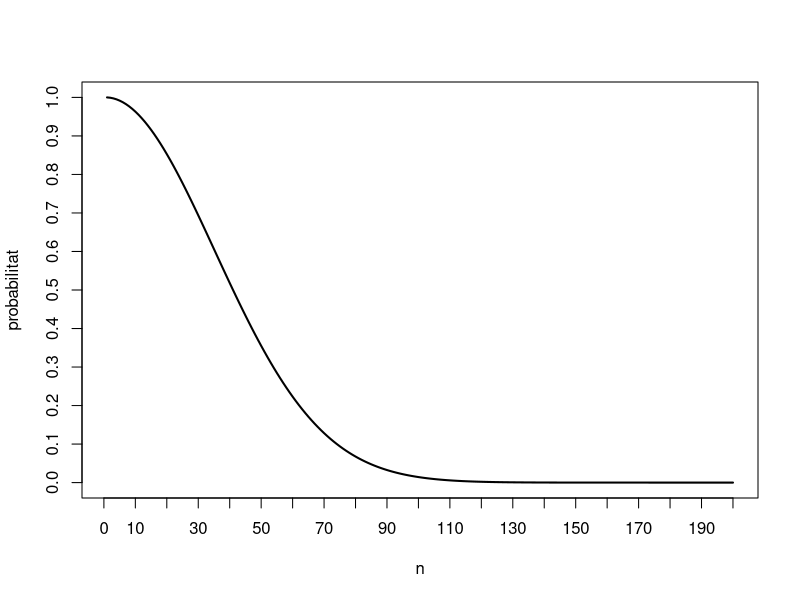
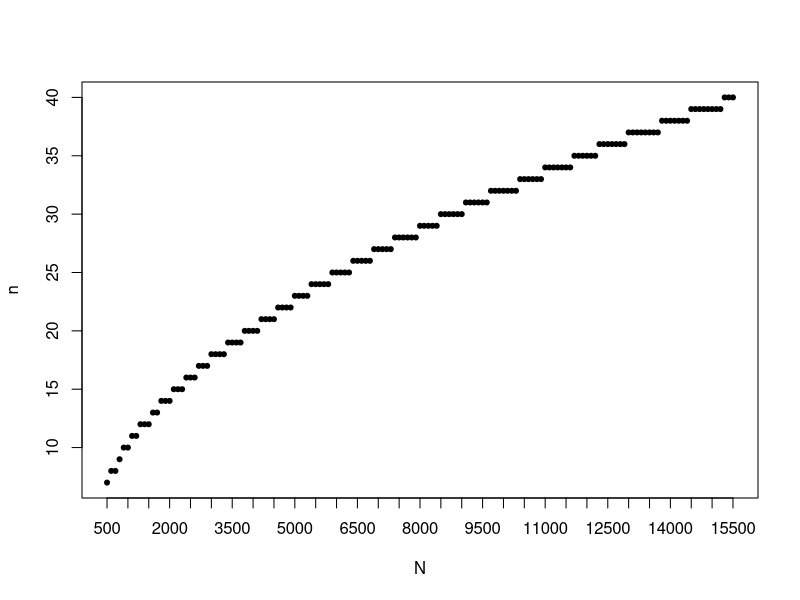
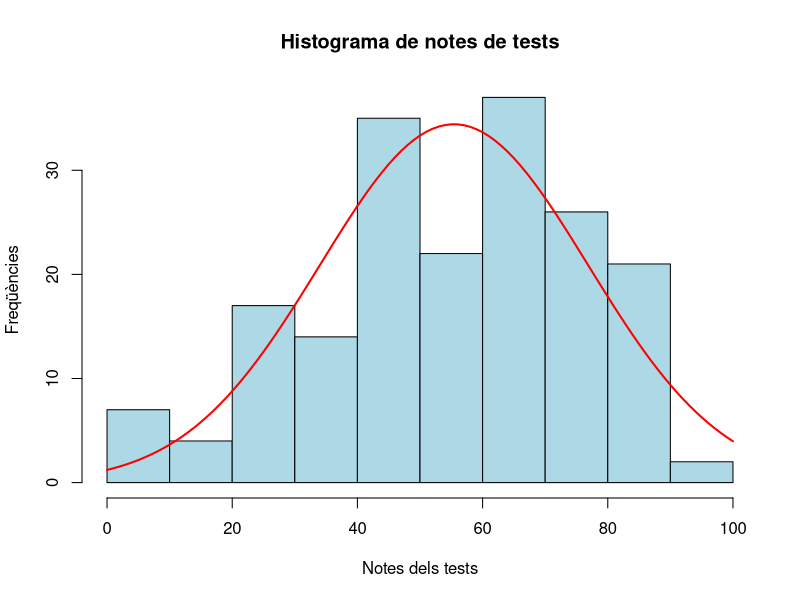
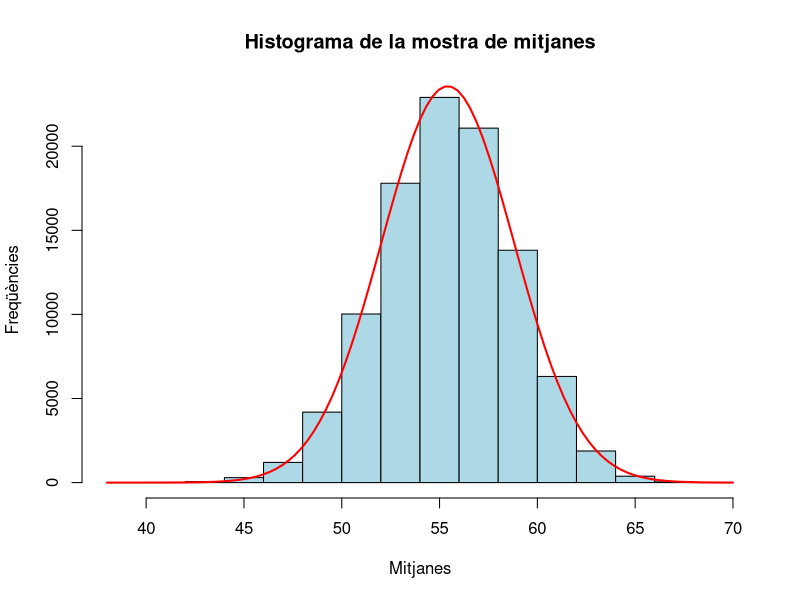
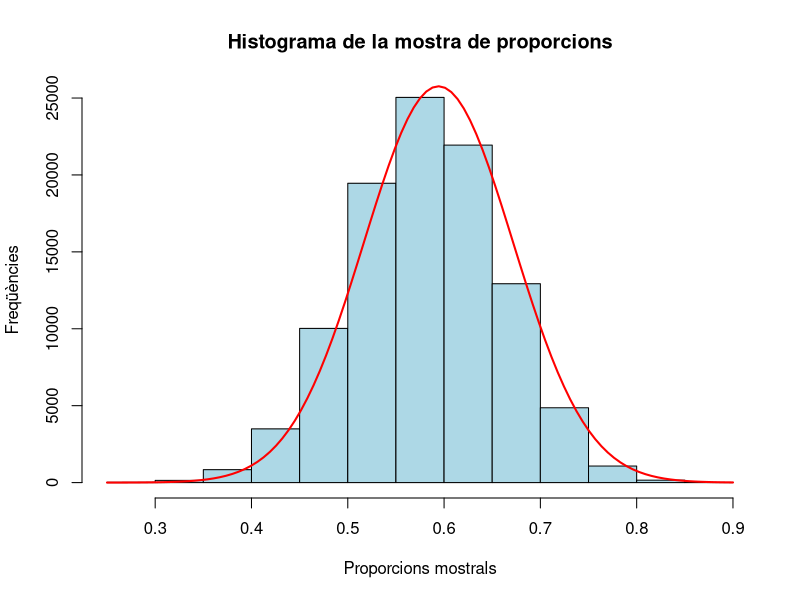
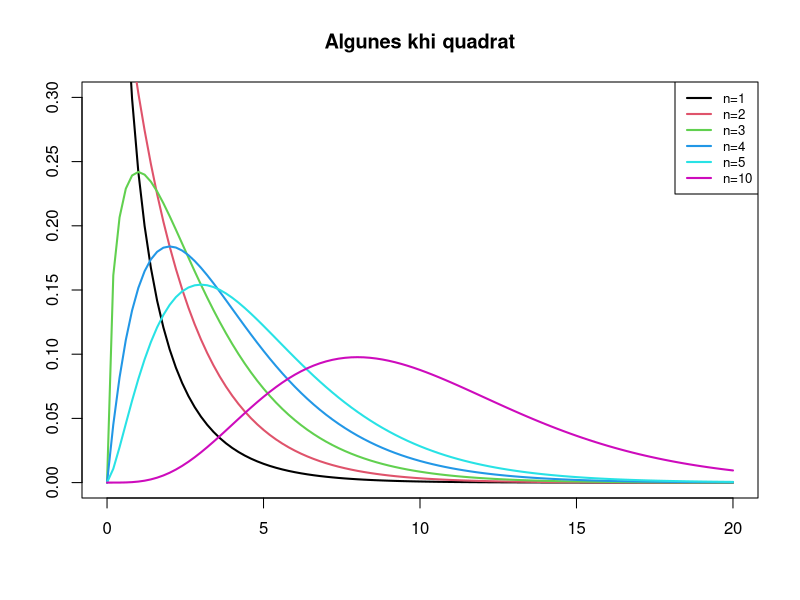
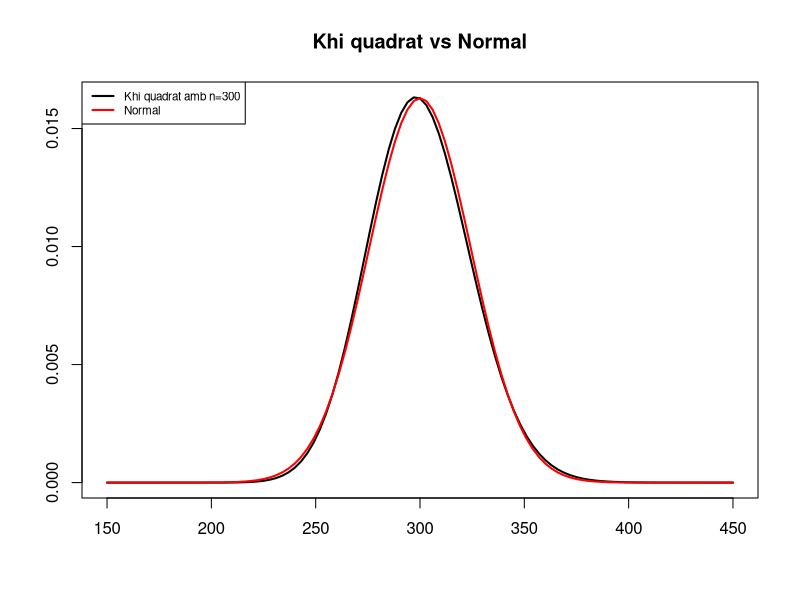
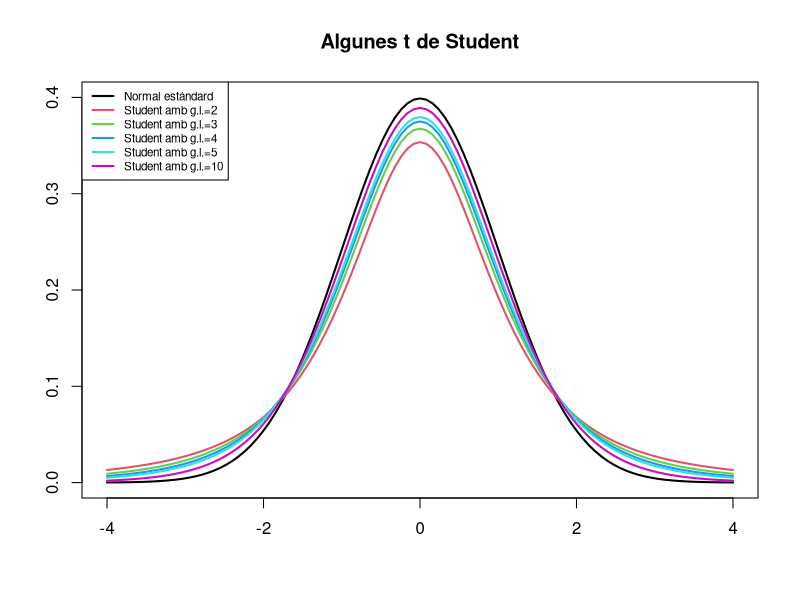

Write the R code that produced these figures, in order. (Note: this script raises an error after producing the figures.)
## ---- chunk 1
f=function(N,i){prod((N:(N-i+1))/N)}
prob=sapply(1:200,f,N=1200)
plot(1:200,prob,type="l",lwd=2,xlab="n",ylab="probabilitat",
     xaxp=c(0,200,20),yaxp=c(0,1,10))
## ---- chunk 2
h=function(n){max(which(sapply(1:(n/50),f,N=n)>0.95))}
fites=sapply(500+100*(0:150),h)
plot(500+100*(0:150),fites,pch=20,xlab="N",ylab="n",xaxp=c(500,15500,30))
## ---- chunk 3
tests=scan("tests.txt")
## ---- chunk 4
mean(tests)
## ---- chunk 5
set.seed(100)
## ---- chunk 6
MAS=sample(tests,40,replace=TRUE)
mean(MAS)
## ---- chunk 7
mitjanes=replicate(10^5,mean(sample(tests,40,replace=TRUE)))
mean(mitjanes)
## ---- chunk 8
sd(mitjanes)
sd(tests)
sd(tests)/sqrt(40)
## ---- chunk 9
fact.trans=hist(tests,plot=FALSE)$counts[1]/hist(tests,plot=FALSE)$density[1]
hist(tests,col="light blue",xlab="Notes dels tests",
     ylab="Freqüències",main="Histograma de notes de tests")
curve(fact.trans*dnorm(x,mean(tests),sd(tests)),col="red",lwd=2,add=TRUE)
## ---- chunk 10
fact.trans.m=hist(mitjanes,plot=FALSE)$counts[1]/hist(mitjanes,plot=FALSE)$density[1]
hist(mitjanes,col="light blue",xlab="Mitjanes",
     ylab="Freqüències",main="Histograma de la mostra de mitjanes")
curve(fact.trans.m*dnorm(x,mean(mitjanes),sd(mitjanes)),col="red",lwd=2,add=TRUE)
## ---- chunk 11
round(pnorm(110,115,2.5),4)
## ---- chunk 12
mitjanes.norep=replicate(10^5,mean(sample(tests,40)))
## ---- chunk 13
round(mean(mitjanes.norep),2)
## ---- chunk 14
round(sd(mitjanes.norep),2)
## ---- chunk 15
round((sd(tests)/sqrt(40))*sqrt((length(tests)-40)/(length(tests)-1)),2)
## ---- chunk 16
aprovs=rep(0,length(tests))   # Iniciam totes les notes a 0
aprovs[which(tests>=50)]=1    # Posam 1 on la nota del test és aprovada
round(prop.table(table(aprovs)),4)  #Proporcions de suspesos i aprovats
## ---- chunk 17
p_X=as.numeric(prop.table(table(aprovs))[2])
round(p_X,4)
## ---- chunk 18
set.seed(100)
props.mostrals=replicate(10^5,mean(sample(aprovs,40,rep=TRUE)))
## ---- chunk 19
round(mean(props.mostrals),4)
## ---- chunk 20
round(sd(props.mostrals),4)
## ---- chunk 21
round(sqrt(p_X*(1-p_X)/40),4)
## ---- chunk 22
fact.trans.p=hist(props.mostrals,plot=FALSE)$counts[1]/hist(props.mostrals,plot=FALSE)$density[1]
hist(props.mostrals,col="light blue",xlab="Proporcions mostrals",
     ylab="Freqüències",main="Histograma de la mostra de proporcions")
curve(fact.trans.p*dnorm(x,mean(props.mostrals),sd(props.mostrals)),col="red",lwd=2,add=TRUE)
## ---- chunk 23
round(1-pnorm(0.6667,0.591,0.0635),4)
## ---- chunk 24
round(1-pbinom(39,60,0.591),4)
## ---- chunk 25
curve(dchisq(x,1),col=1,lwd=2,xlim=c(0,20),xlab="",ylab="",ylim=c(0,0.3),main="Algunes khi quadrat")
curve(dchisq(x,2),col=2,lwd=2,add=TRUE)
curve(dchisq(x,3),col=3,lwd=2,add=TRUE)
curve(dchisq(x,4),col=4,lwd=2,add=TRUE)
curve(dchisq(x,5),col=5,lwd=2,add=TRUE)
curve(dchisq(x,10),col=6,lwd=2,add=TRUE)
legend("topright",col=1:6,lty=c(1,1),
       lwd=c(2,2),legend=paste("n=",c(1:5,10),sep=""),cex=0.8)
## ---- chunk 26
curve(dchisq(x,300),xlim=c(150,450),lwd=2,xlab="",ylab="",main="Khi quadrat vs Normal")
curve(dnorm(x,300,sqrt(600)),lwd=2,col="red",add=TRUE)
legend("topleft",col=c("black","red"),lty=c(1,1),
       lwd=c(2,2),legend=c("Khi quadrat amb n=300","Normal"),cex=0.7)
## ---- chunk 27
curve(dnorm(x),col=1,lwd=2,xlim=c(-4,4),xlab="",ylab="",ylim=c(0,0.4),
      main="Algunes t de Student")
curve(dt(x,2),col=2,lwd=2,add=TRUE)
curve(dt(x,3),col=3,lwd=2,add=TRUE)
curve(dt(x,4),col=4,lwd=2,add=TRUE)
curve(dt(x,5),col=5,lwd=2,add=TRUE)
curve(dt(x,10),col=6,lwd=2,add=TRUE)
legend("topleft",col=1:6,lty=rep(1,6), lwd=rep(2,6),
legend=c("Normal estàndard", paste("Student amb g.l.=",c(2:5,10),sep="")),cex=0.7)
## ---- chunk 28
curve(dnorm(x),col=1,lwd=2,xlim=c(-4,4),xlab="",ylab="",ylim=c(0,0.4),
      main="t vs Normal estàndard")
curve(dt(x,50),col=2,lwd=2,add=TRUE)
legend("topleft",col=1:2,lty=rep(1,2), lwd=rep(2,2),
       legend=c("Normal estàndard", "Student amb g.l.=50"),cex=0.7)
## ---- chunk 29
knitr::include_graphics("Bioestadistica-II_files/figure-html/quantilt.png")
## ---- chunk 30
taxis=c(1217,600,883,1026,150,715,297,137,508,134,38,961,538,1154,314,1121,823,158,940,99,
  977,286,1006,1207,264,1183,1120,498,606,566,1239,860,114,701,381,836,561,494,858,187)
sort(taxis)
## ---- chunk 31
N=15:100
p=dhyper(4,15,N-15,10)
plot(N,p,type="h",xaxp=c(15,100,17))
## ---- chunk 32
N[which(p==max(p))]
